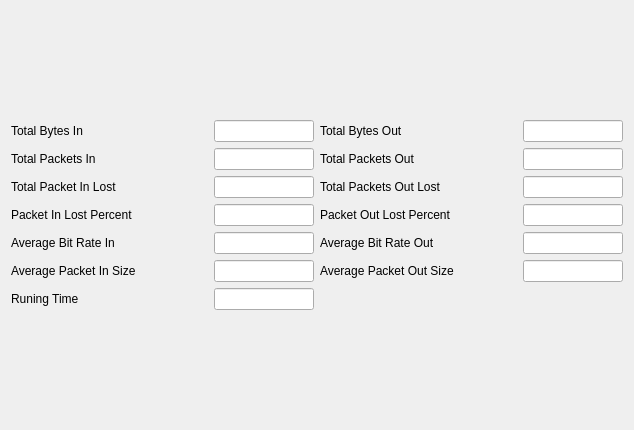
<?xml version="1.0" encoding="UTF-8"?>
<ui version="4.0">
 <class>dialog_Statistics</class>
 <widget class="QDialog" name="dialog_Statistics">
  <property name="geometry">
   <rect>
    <x>0</x>
    <y>0</y>
    <width>634</width>
    <height>430</height>
   </rect>
  </property>
  <property name="windowTitle">
   <string>TETECO - Statistics</string>
  </property>
  <property name="windowIcon">
   <iconset resource="teteco.qrc">
    <normaloff>:/teteco.png</normaloff>:/teteco.png</iconset>
  </property>
  <property name="sizeGripEnabled">
   <bool>false</bool>
  </property>
  <property name="modal">
   <bool>false</bool>
  </property>
  <layout class="QVBoxLayout" name="verticalLayout">
   <item>
    <layout class="QGridLayout" name="gridLayout" rowstretch="0,0,0,0,0,0,0,0">
     <item row="1" column="0">
      <widget class="QLabel" name="label">
       <property name="text">
        <string>Total Bytes In</string>
       </property>
      </widget>
     </item>
     <item row="2" column="0">
      <widget class="QLabel" name="label_2">
       <property name="text">
        <string>Total Packets In</string>
       </property>
      </widget>
     </item>
     <item row="1" column="1">
      <widget class="QLineEdit" name="lineEdit_TotalBytesIn">
       <property name="maximumSize">
        <size>
         <width>100</width>
         <height>16777215</height>
        </size>
       </property>
       <property name="readOnly">
        <bool>true</bool>
       </property>
      </widget>
     </item>
     <item row="1" column="2">
      <widget class="QLabel" name="label_3">
       <property name="text">
        <string>Total Bytes Out</string>
       </property>
      </widget>
     </item>
     <item row="1" column="3">
      <widget class="QLineEdit" name="lineEdit_TotalBytesOut">
       <property name="maximumSize">
        <size>
         <width>100</width>
         <height>16777215</height>
        </size>
       </property>
       <property name="readOnly">
        <bool>true</bool>
       </property>
      </widget>
     </item>
     <item row="2" column="2">
      <widget class="QLabel" name="label_4">
       <property name="text">
        <string>Total Packets Out</string>
       </property>
      </widget>
     </item>
     <item row="3" column="0">
      <widget class="QLabel" name="label_5">
       <property name="text">
        <string>Total Packet In Lost</string>
       </property>
      </widget>
     </item>
     <item row="3" column="2">
      <widget class="QLabel" name="label_6">
       <property name="text">
        <string>Total Packets Out Lost</string>
       </property>
      </widget>
     </item>
     <item row="2" column="1">
      <widget class="QLineEdit" name="lineEdit_TotalPacketsIn">
       <property name="maximumSize">
        <size>
         <width>100</width>
         <height>16777215</height>
        </size>
       </property>
       <property name="readOnly">
        <bool>true</bool>
       </property>
      </widget>
     </item>
     <item row="3" column="1">
      <widget class="QLineEdit" name="lineEdit_TotalPacketsInLost">
       <property name="maximumSize">
        <size>
         <width>100</width>
         <height>16777215</height>
        </size>
       </property>
       <property name="readOnly">
        <bool>true</bool>
       </property>
      </widget>
     </item>
     <item row="2" column="3">
      <widget class="QLineEdit" name="lineEdit_TotalPacketsOut">
       <property name="maximumSize">
        <size>
         <width>100</width>
         <height>16777215</height>
        </size>
       </property>
       <property name="readOnly">
        <bool>true</bool>
       </property>
      </widget>
     </item>
     <item row="3" column="3">
      <widget class="QLineEdit" name="lineEdit_TotalPacketsOutLost">
       <property name="maximumSize">
        <size>
         <width>100</width>
         <height>16777215</height>
        </size>
       </property>
       <property name="readOnly">
        <bool>true</bool>
       </property>
      </widget>
     </item>
     <item row="4" column="0">
      <widget class="QLabel" name="label_7">
       <property name="text">
        <string>Packet In Lost Percent</string>
       </property>
      </widget>
     </item>
     <item row="4" column="2">
      <widget class="QLabel" name="label_8">
       <property name="text">
        <string>Packet Out Lost Percent</string>
       </property>
      </widget>
     </item>
     <item row="4" column="1">
      <widget class="QLineEdit" name="lineEdit_PacketsInLostPercent">
       <property name="maximumSize">
        <size>
         <width>100</width>
         <height>16777215</height>
        </size>
       </property>
       <property name="readOnly">
        <bool>true</bool>
       </property>
      </widget>
     </item>
     <item row="4" column="3">
      <widget class="QLineEdit" name="lineEdit_PacketsOutLostPercent">
       <property name="maximumSize">
        <size>
         <width>100</width>
         <height>16777215</height>
        </size>
       </property>
       <property name="readOnly">
        <bool>true</bool>
       </property>
      </widget>
     </item>
     <item row="7" column="0">
      <widget class="QLabel" name="label_9">
       <property name="text">
        <string>Runing Time</string>
       </property>
      </widget>
     </item>
     <item row="7" column="1">
      <widget class="QLineEdit" name="lineEdit_RunningTime">
       <property name="maximumSize">
        <size>
         <width>100</width>
         <height>16777215</height>
        </size>
       </property>
       <property name="readOnly">
        <bool>true</bool>
       </property>
      </widget>
     </item>
     <item row="5" column="0">
      <widget class="QLabel" name="label_11">
       <property name="text">
        <string>Average Bit Rate In</string>
       </property>
      </widget>
     </item>
     <item row="5" column="1">
      <widget class="QLineEdit" name="lineEdit_AverageRateIn">
       <property name="maximumSize">
        <size>
         <width>100</width>
         <height>16777215</height>
        </size>
       </property>
       <property name="readOnly">
        <bool>true</bool>
       </property>
      </widget>
     </item>
     <item row="5" column="2">
      <widget class="QLabel" name="label_10">
       <property name="text">
        <string>Average Bit Rate Out</string>
       </property>
      </widget>
     </item>
     <item row="5" column="3">
      <widget class="QLineEdit" name="lineEdit_AverageRateOut">
       <property name="maximumSize">
        <size>
         <width>100</width>
         <height>16777215</height>
        </size>
       </property>
       <property name="readOnly">
        <bool>true</bool>
       </property>
      </widget>
     </item>
     <item row="6" column="1">
      <widget class="QLineEdit" name="lineEdit_AveragePacketInSize">
       <property name="maximumSize">
        <size>
         <width>100</width>
         <height>16777215</height>
        </size>
       </property>
      </widget>
     </item>
     <item row="6" column="3">
      <widget class="QLineEdit" name="lineEdit_AveragePacketOutSize">
       <property name="maximumSize">
        <size>
         <width>100</width>
         <height>16777215</height>
        </size>
       </property>
      </widget>
     </item>
     <item row="6" column="0">
      <widget class="QLabel" name="label_12">
       <property name="text">
        <string>Average Packet In Size</string>
       </property>
      </widget>
     </item>
     <item row="6" column="2">
      <widget class="QLabel" name="label_13">
       <property name="text">
        <string>Average Packet Out Size</string>
       </property>
      </widget>
     </item>
    </layout>
   </item>
  </layout>
 </widget>
 <resources>
  <include location="teteco.qrc"/>
 </resources>
 <connections/>
</ui>
